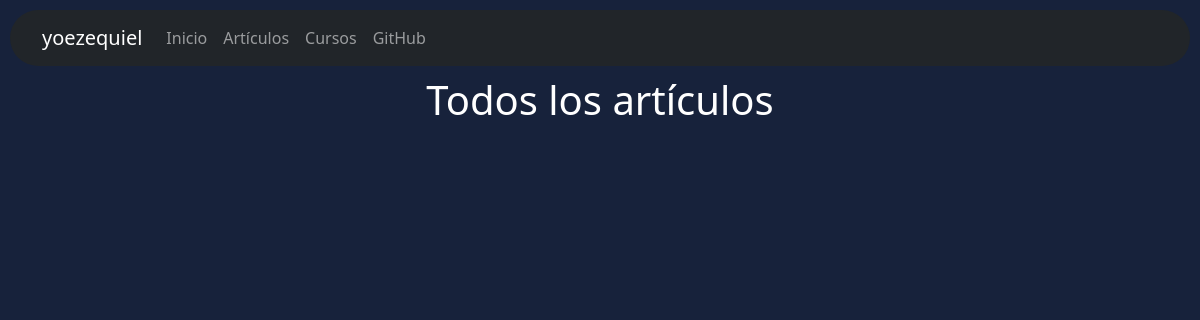
Page /articles on the earlier database version.
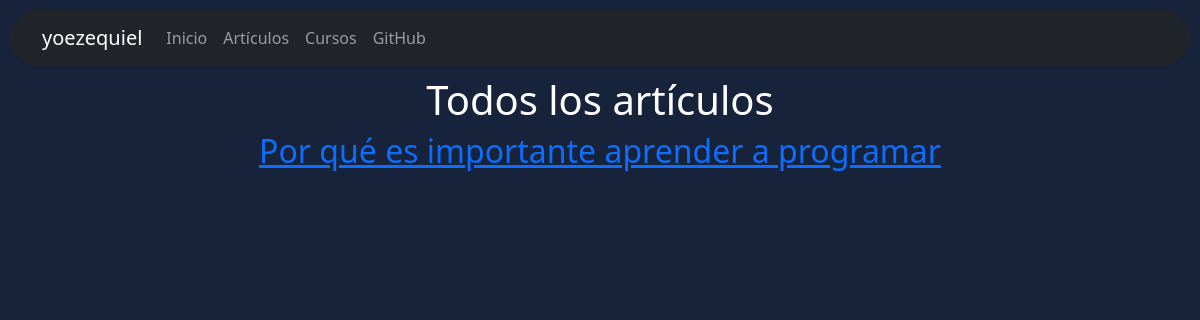
Same page on the later database version.
### tables this page shows
CREATE TABLE articles (
                    id INTEGER PRIMARY KEY AUTOINCREMENT,
                    title TEXT NOT NULL,
                    content TEXT NOT NULL,
                    image TEXT
                );

### app.py (the view)
@app.route('/articles')
def view_all_articles():
    conn = get_db_connection()
    if conn:
        try:
            cursor = conn.cursor()
            cursor.execute("SELECT * FROM articles")
            all_articles = cursor.fetchall()
            cursor.close()
            conn.close()
            return render_template('all_articles.html', articles=all_articles)
        except sqlite3.Error as e:
            print(e)
            return "Error en la conexión a la base de datos"
    else:
        return "Error en la conexión a la base de datos"

### app.py (called while the page is built)
def get_db_connection():
    try:
        conn = sqlite3.connect('blog.db')
        return conn
    except sqlite3.Error as e:
        print(e)
        return None

### templates/all_articles.html (shortened to what this page needs)
{% extends 'base.html' %}
{% block content %}
<body>
    <h1>Todos los artículos</h1>
    {% for article in articles %}
            <div>
                <h2><a href="{{ url_for('view_article', article_id=article[0]) }}">{{ article[1] }}</a></h2>
            </div>
        {% endfor %}
</body>
</html>
{% endblock %}

Differences in the rows shown:
added articles: title "Por qué es importante aprender a programar"
